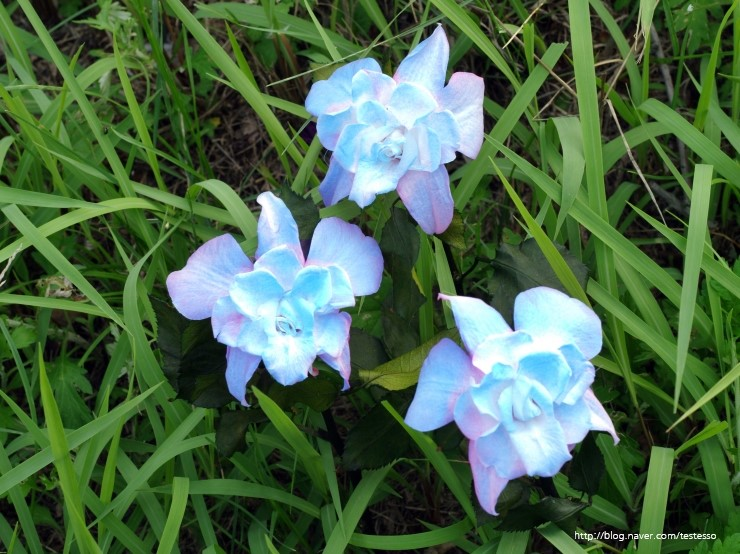
#> input picture flower.jpg, 740 x 554 px
$ python -i filter.py   (imports and definitions only)
#> lines starting #> are read from the running program, lines starting #| are printed output that depends on the picture
#> further down, picture is the input picture: shape (554, 740, 3); mean B, G, R 74.6, 104.9, 74.9
import cv2

#Get On Change position on the track bar
def trackerSet(hue=0, sat=0):
    hue = cv2.getTrackbarPos('Hue', 'Settings')
    sat = cv2.getTrackbarPos('Sat', 'Settings')
    bright = cv2.getTrackbarPos('Brightness', 'Settings')
    contrast = cv2.getTrackbarPos('Contrast', 'Settings')

    #apply effect
    effect = applySetting(hsv, hue, sat,img, bright, contrast)

    #show effect
    cv2.imshow('Settings', effect)
    cv2.resizeWindow('Settings', 900, 600)

#Apply Filters
def applySetting(input_img, hue=179, sat=255, brightness=255, contrast=127):
#> called with hue = 179, sat = 255, brightness = 255, contrast = 127
    originalPosH = 179
    originalPosS = 255

    #Get position change on trackbar
    hue = cv2.getTrackbarPos('Hue', 'Settings')
    sat = cv2.getTrackbarPos('Sat', 'Settings')
    brightness = map(brightness, 0, 510, -255, 255)
    contrast = map(contrast, 0, 254, -127, 127)

    #Transfer to HSV format
    h, s, v = cv2.split(input_img)
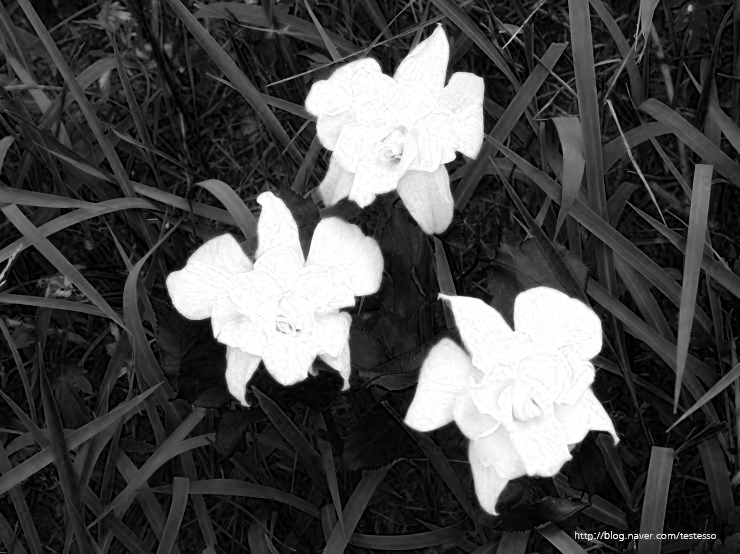
#> h: shape (554, 740); min 0, max 255, mean 74.6
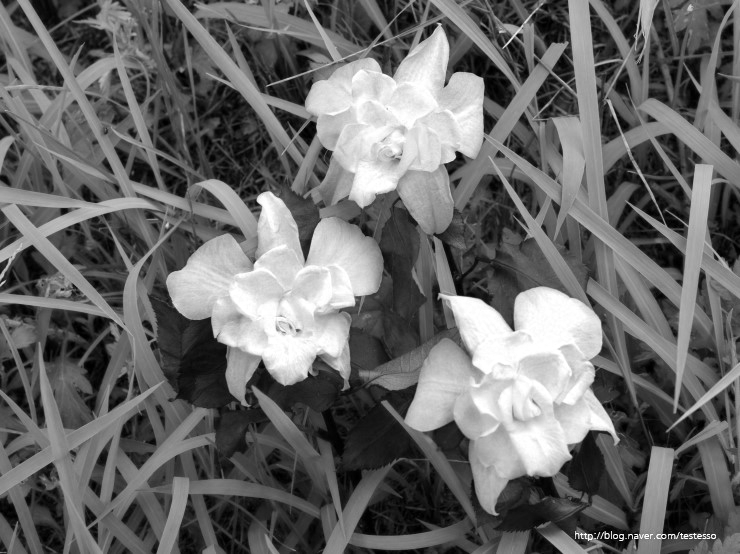
#> s: shape (554, 740); min 0, max 255, mean 104.9
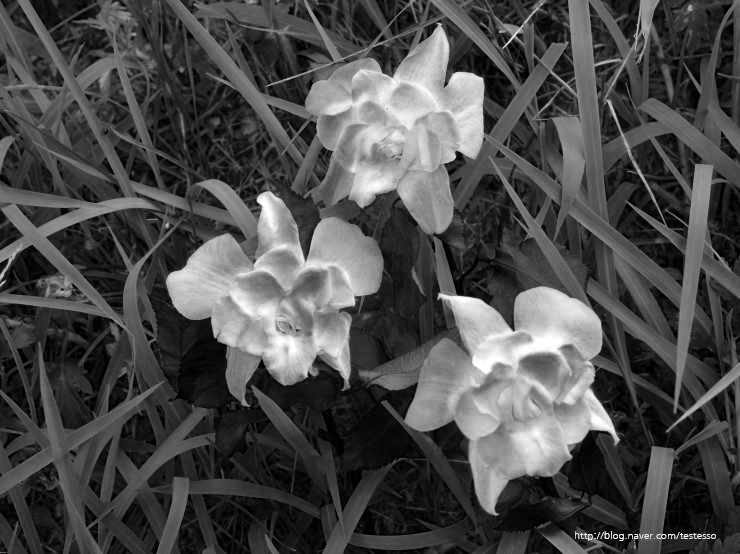
#> v: shape (554, 740); min 0, max 255, mean 74.9

    #Hue
    if ((hue - originalPosH) >= 0):
        h = h + (hue - originalPosH)
    else:
        h = h - (originalPosH - hue)
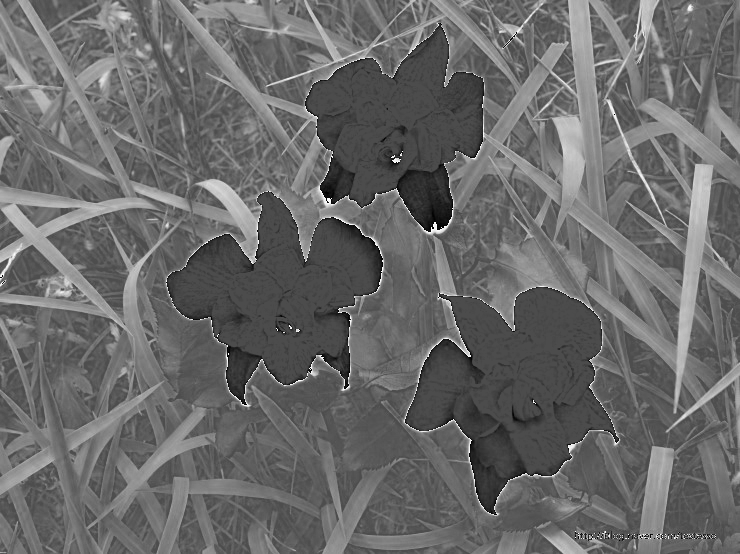
#> h: shape (554, 740); min 0, max 255, mean 105.5
    print (h)
#> (printed output is left out)

    #Saturation
    if ((sat - originalPosS) >= 0):
        s = s + (sat - originalPosS)
    else:
        s = s - (originalPosS - sat)
    # [8 lines of commented-out code are left out]
    hsv = cv2.merge([h, s, v])
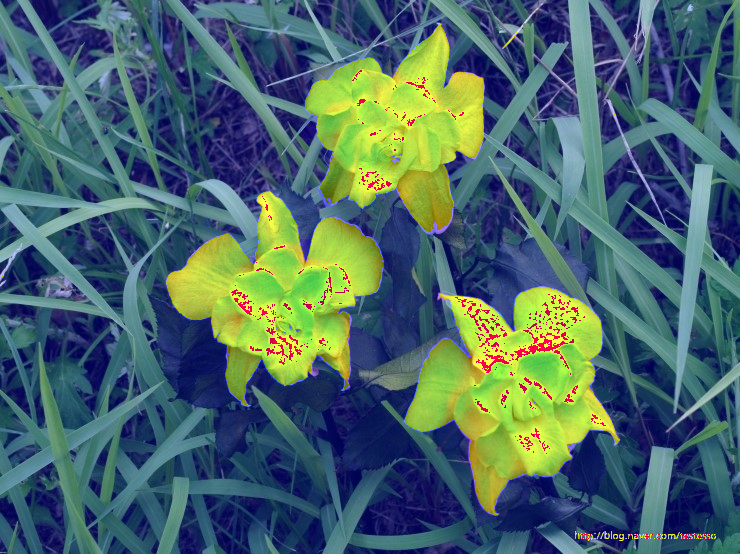
#> hsv: shape (554, 740, 3); mean B, G, R 105.5, 103.8, 74.9
    rgbimg = cv2.cvtColor(hsv, cv2.COLOR_HSV2BGR)
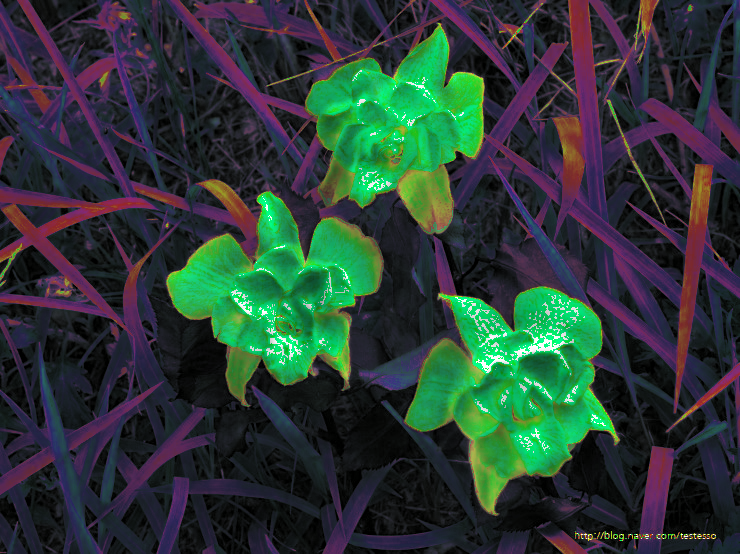
#> rgbimg: shape (554, 740, 3); mean B, G, R 53.8, 59, 42.8

    #Brightness
    if brightness != 0:
        if brightness > 0:
            shadow = brightness
            highlight = 255
        else:
            shadow = 0
            highlight = 255 + brightness
        alpha_b = (highlight - shadow) / 255
        gamma_b = shadow

        newImg = cv2.addWeighted(rgbimg, alpha_b, rgbimg, 0, gamma_b)
    else:
        newImg = rgbimg.copy()

    if contrast != 0:
        f = float(131 * (contrast + 127)) / (127 * (131 - contrast))
        alpha_c = f
        gamma_c = 127 * (1 - f)

        newImg = cv2.addWeighted(newImg, alpha_c, newImg, 0, gamma_c)

    return newImg

#to get the offset
def map(x, in_min, in_max, out_min, out_max):
    return int((x - in_min) * (out_max - out_min) / (in_max - in_min) + out_min)


#Main
# [25 lines not run here, left out]

>>> import cv2
>>> picture = cv2.imread('flower.jpg')
>>> result = applySetting(picture)

$ run again, on window.jpg
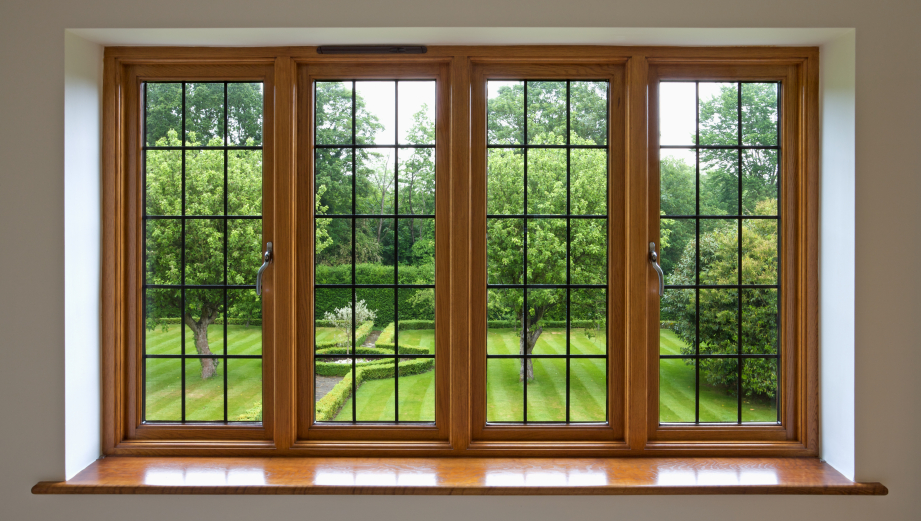
#> input picture window.jpg, 921 x 521 px
#> picture is the input picture: shape (521, 921, 3); mean B, G, R 88.1, 120.3, 127.3
#> (printed output is left out)
#> in applySetting, `hsv = cv2.merge([h, s, v])`:
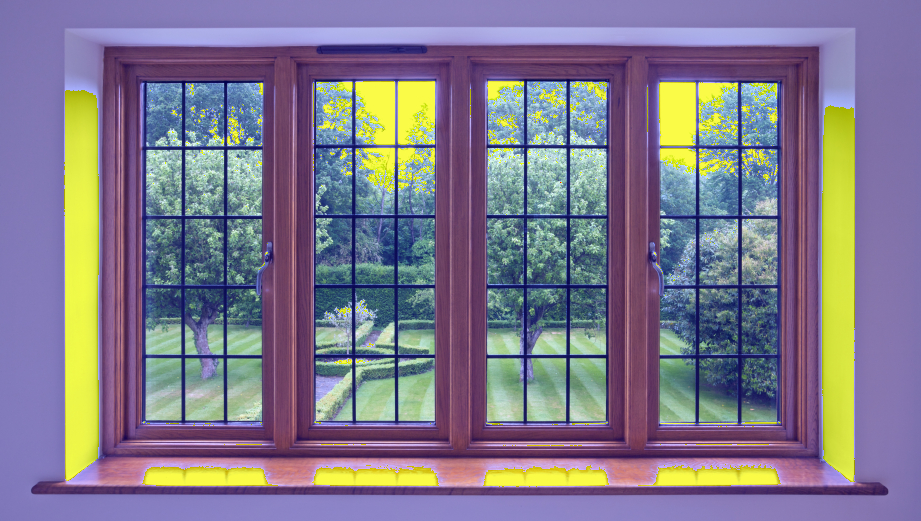
#> hsv: shape (521, 921, 3); mean B, G, R 139.3, 121.3, 127.3
#> in applySetting, `rgbimg = cv2.cvtColor(hsv, cv2.COLOR_HSV2BGR)`:
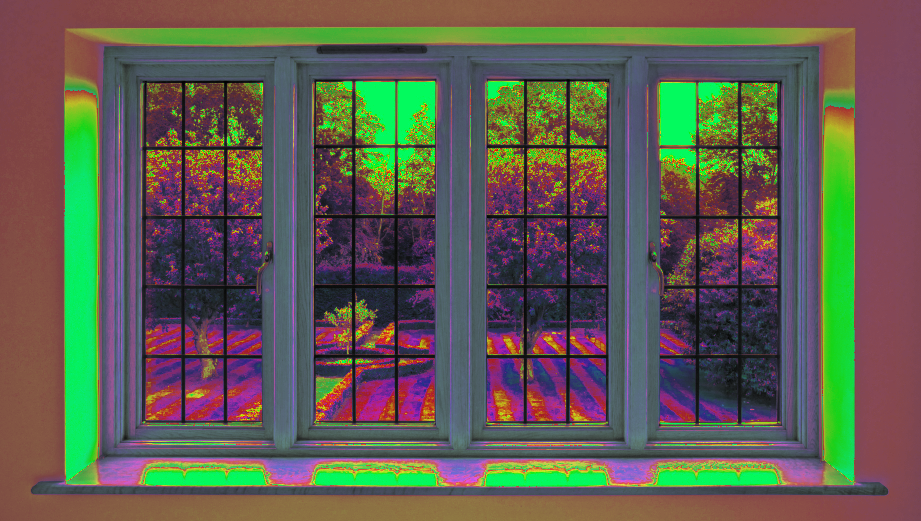
#> rgbimg: shape (521, 921, 3); mean B, G, R 80.7, 92.5, 95.6
